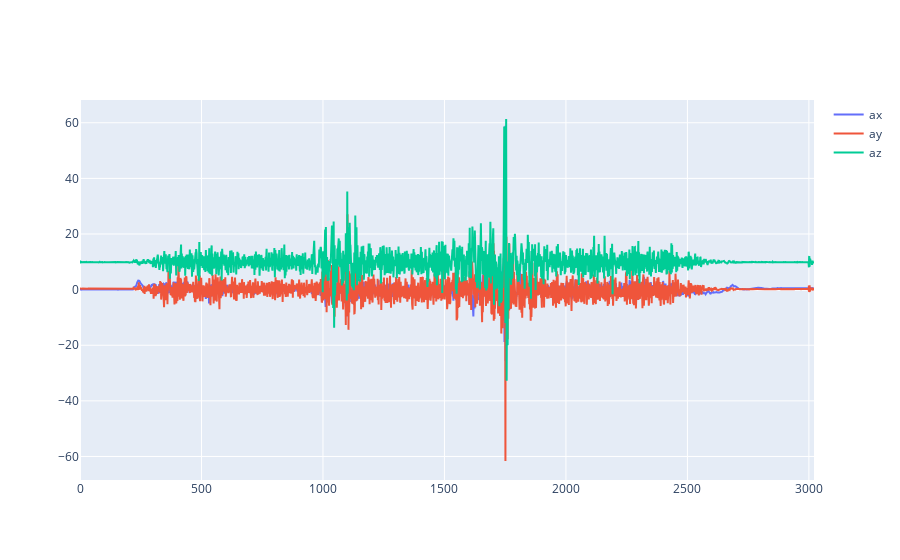

The cell this chart's notebook holds for it:
### Code cell
# fig = single_graph(acc_data[["ax", "ay", "az", "norm"]])
fig = single_graph(acc_data[["ax", "ay", "az"]])
fig.write_html("data_analysis_acc_1.html", full_html=False, include_plotlyjs="cdn")
fig.show()

### Figure 1 — Plotly figure (JSON) as saved in the notebook; plotly's stock layout.template omitted (floating-point values rounded to 4 significant figures; data arrays with more than 128 entries replaced by an {"elided": "..."} marker saying what was removed)
{"data": [{"name": "ax", "type": "scatter", "x": {"elided": "3022 int values"}, "y": {"elided": "3022 float values"}}, {"name": "ay", "type": "scatter", "x": {"elided": "3022 int values"}, "y": {"elided": "3022 float values"}}, {"name": "az", "type": "scatter", "x": {"elided": "3022 int values"}, "y": {"elided": "3022 float values"}}], "layout": {}}
